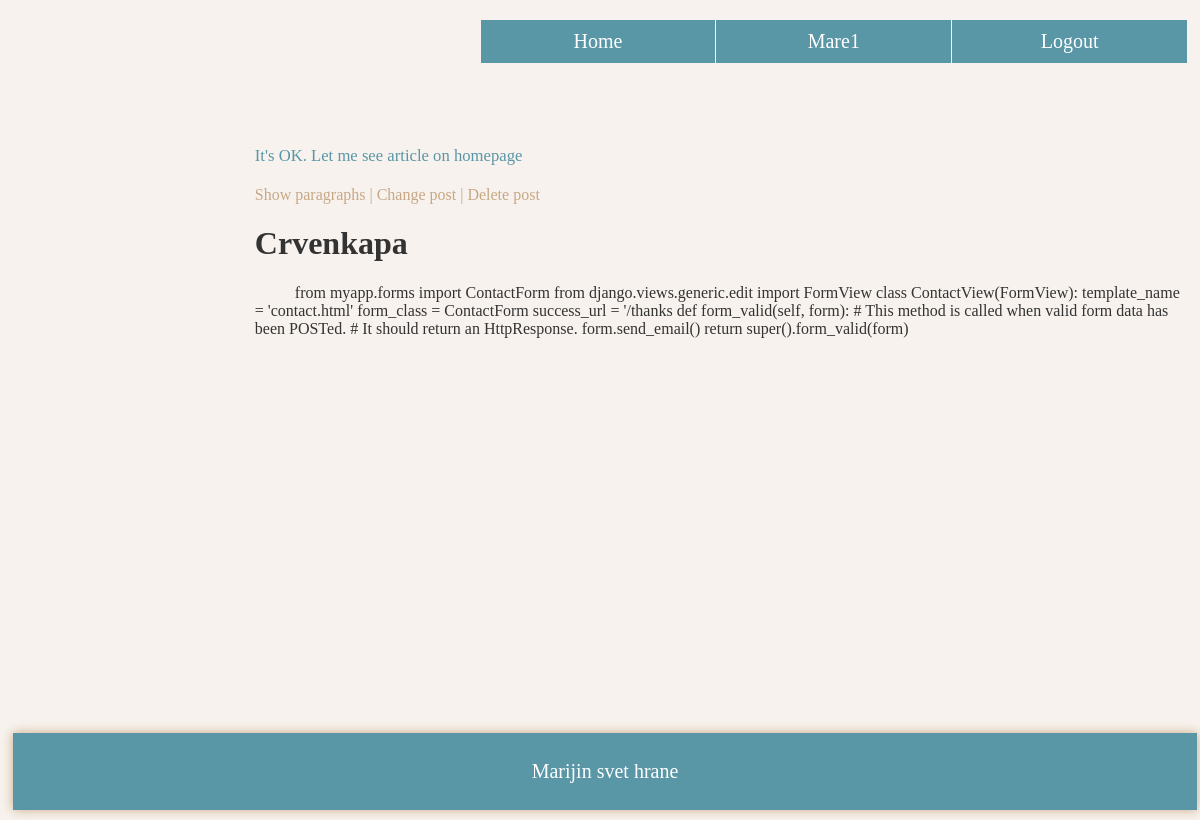
/post/4/ (signed in), run on the app's committed database.
### blog/models.py (models this page shows, shortened)
class Post(models.Model):
    title = models.CharField(max_length=100)
    content = models.TextField()
    date_posted = models.DateTimeField(auto_now_add=True)
    author = models.ForeignKey(User, on_delete=models.CASCADE)

### blog/views.py (the view)
# urls.py: path('post/<int:pk>/', PostDetailView.as_view(), name='post-detail'),
class PostDetailView(DetailView):
	model=Post

### blog/templates/blog/post_detail.html (shortened to what this page needs)
{% extends 'blog/base.html' %}
{% block content %}
<div class='column main'>
	<div class='sort'><a href="{% url 'blog-home' %}"><small>It's OK. Let me see article on homepage</small></a></div>
	<div class='content'>
		<div class='detail_post'>
			<p class='read'><span onclick="f_paragraphs()">Show paragraphs</span> {% if object.author == user %}| <a href="{% url 'post-update' object.id %}">Change post</a> | <a href="{% url 'post-delete' object.id %}">Delete post</a>{% endif %}</p>
		<h1>{{ object.title }}</h1>
		<p id='arranged_content' style="text-indent: 40px">{{ object.content }}</p>
		</div>
	</div>
</div>
{% endblock content %}

### blog/templates/blog/base.html (shortened to what this page needs)
{% load static %}
<!DOCTYPE html>
<html>
<head>
  <link rel="stylesheet" type="text/css" href="{% static 'blog/main.css' %}">
</head>
<body>
  <div class='kontejner'>
    <div class='nav'>
      {% if user.is_authenticated %}
      <a href="{% url 'logout' %}">Logout</a>
      <a href="{% url 'profile' %}">{{ user.username }}</a>
      {% else %}
      <a href="{% url 'login' %}">Login</a>
      <a href="{% url 'register' %}">Register</a>
      {% endif %}
      <a href="{% url 'blog-home' %}">Home</a>
    </div>
    <div class='art'>
    {% block content %}{% endblock content %}
    </div>
      <div class="footer"><p>Marijin svet hrane</p></div>
  </div>
</body>
</html>

### blog/static/blog/main.css (style rules this page uses)
html { background-color: #f7f2ed }
* { box-sizing: border-box; }
body { font-family: Palatino Linotype, "Palatino Linotype","Times New Roman", "Droid Serif", Roboto, Arial, Helvetica, sans-serif; }
html, body { height:100%; }
.kontejner { min-height:100%; position: relative; }
.nav { margin: 20px 5px 0 5px; }
.nav ::placeholder { color: #bdd4db; }
.nav a { color: white; font-size: 20px; text-decoration: none; text-align: center; padding:10px 7px 10px 7px; width: 20%; float: right; background-color: #5996a6; margin-left: 1px; }
.column { padding: 10px; color: #333333; margin-top: 70px; float: right; }
.main { width: 80%; }
.sort a { color: #5996a6; font-size: 20px; text-decoration: none; padding:10px 0; text-align: left; }
.content { margin-top: 20px; }
p.read { color: #c7a885; transition: 1s; }
.read a { color: #c7a885; text-decoration: none; }
.art:after { content: ""; display: table; clear: both; }
.footer { position: absolute; bottom: 5px; display: block; background-color: #5996a6; color: white; padding: 7px 10px 7px 10px; width: 100%; text-align: center; box-shadow: 0 0 10px #c7a885; font-size: 20px; margin: 5px; }
.detail_post { margin-bottom: 170px }

### data on the page
Post: title "Crvenkapa", content "from myapp.forms import ContactForm from django.views.generic.edit import FormView class ContactView(FormView): template_name = 'contact.html' form_class = ContactForm success_url = '/thanks def form_valid(self, form): # This method is called when valid form data has been POSTed. # It should return an HttpResponse. form.send_email() return super().form_valid(form)"

### other printed values
{{ user.username }} "Mare1"
